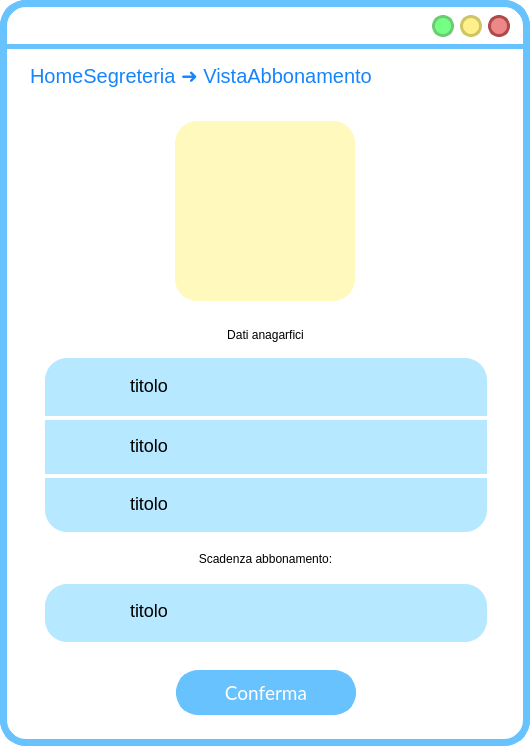
<?xml version="1.0" encoding="UTF-8"?>
<ui version="4.0">
 <class>mainWindow</class>
 <widget class="QMainWindow" name="mainWindow">
  <property name="geometry">
   <rect>
    <x>0</x>
    <y>0</y>
    <width>530</width>
    <height>746</height>
   </rect>
  </property>
  <property name="windowTitle">
   <string>MainWindow</string>
  </property>
  <property name="styleSheet">
   <string notr="true">QWidget{
background:rgb(255, 255, 255);
border-radius:26px;
border-color:rgb(104, 194, 253);
border-style: solid;
border-width:7;
}
QLabel{
border-width:0;
font: 20pt &quot;Lato Light&quot;;
}
QLineEdit{
border-width:0;
font: 14pt &quot;Lato Light&quot;;
}
QAbstractItemView {
    border: 3px solid  rgb(104, 194, 253);  
border-radius:8px;
  selection-background-color:  rgb(104, 194, 253);
margin:-2px;
text-align:center;
border-width:5;
}</string>
  </property>
  <widget class="QWidget" name="centralwidget">
   <widget class="QLabel" name="label">
    <property name="geometry">
     <rect>
      <x>0</x>
      <y>44</y>
      <width>641</width>
      <height>5</height>
     </rect>
    </property>
    <property name="styleSheet">
     <string notr="true">background-color:rgb(104, 194, 253);</string>
    </property>
    <property name="text">
     <string/>
    </property>
   </widget>
   <widget class="QPushButton" name="reduceButton">
    <property name="geometry">
     <rect>
      <x>432</x>
      <y>15</y>
      <width>22</width>
      <height>22</height>
     </rect>
    </property>
    <property name="sizePolicy">
     <sizepolicy hsizetype="Fixed" vsizetype="Fixed">
      <horstretch>0</horstretch>
      <verstretch>0</verstretch>
     </sizepolicy>
    </property>
    <property name="minimumSize">
     <size>
      <width>22</width>
      <height>22</height>
     </size>
    </property>
    <property name="maximumSize">
     <size>
      <width>24</width>
      <height>24</height>
     </size>
    </property>
    <property name="cursor">
     <cursorShape>PointingHandCursor</cursorShape>
    </property>
    <property name="styleSheet">
     <string notr="true">QPushButton{
 background-color:#76ff85;
 border-style: solid;
 border-radius:11px;
font: 18pt &quot;Candara&quot;;
border-color:#6bcc73;
border-width:3;
}

QPushButton::pressed{
	background-color : white;
	border-color:#6bcc73;
	border-width:3;
}
</string>
    </property>
    <property name="text">
     <string/>
    </property>
   </widget>
   <widget class="QPushButton" name="exitButton">
    <property name="geometry">
     <rect>
      <x>488</x>
      <y>15</y>
      <width>22</width>
      <height>22</height>
     </rect>
    </property>
    <property name="sizePolicy">
     <sizepolicy hsizetype="Fixed" vsizetype="Fixed">
      <horstretch>0</horstretch>
      <verstretch>0</verstretch>
     </sizepolicy>
    </property>
    <property name="minimumSize">
     <size>
      <width>22</width>
      <height>22</height>
     </size>
    </property>
    <property name="maximumSize">
     <size>
      <width>24</width>
      <height>24</height>
     </size>
    </property>
    <property name="cursor">
     <cursorShape>PointingHandCursor</cursorShape>
    </property>
    <property name="styleSheet">
     <string notr="true">QPushButton{
 background-color:#ee8888;
 border-style: solid;
 border-radius:11px;
font: 18pt &quot;Candara&quot;;
border-color:#ae4a4a;
border-width:3;
}

QPushButton::pressed{
	background-color : white;
	border-color:#ae4a4a;
	border-width:3;
}
</string>
    </property>
    <property name="text">
     <string/>
    </property>
   </widget>
   <widget class="QPushButton" name="maximizeButton">
    <property name="geometry">
     <rect>
      <x>460</x>
      <y>15</y>
      <width>22</width>
      <height>22</height>
     </rect>
    </property>
    <property name="sizePolicy">
     <sizepolicy hsizetype="Fixed" vsizetype="Fixed">
      <horstretch>0</horstretch>
      <verstretch>0</verstretch>
     </sizepolicy>
    </property>
    <property name="minimumSize">
     <size>
      <width>20</width>
      <height>20</height>
     </size>
    </property>
    <property name="maximumSize">
     <size>
      <width>24</width>
      <height>24</height>
     </size>
    </property>
    <property name="cursor">
     <cursorShape>PointingHandCursor</cursorShape>
    </property>
    <property name="styleSheet">
     <string notr="true">QPushButton{
 background-color:#fff08c	;
 border-style: solid;
 border-radius:11px;
font: 18pt &quot;Candara&quot;;
border-color:#ccc664;
border-width:3;
}

QPushButton::pressed{
	background-color : white;
	border-color:#ccc664;
	border-width:3;
}
</string>
    </property>
    <property name="text">
     <string/>
    </property>
   </widget>
   <widget class="QLabel" name="percorsoLabel">
    <property name="geometry">
     <rect>
      <x>30</x>
      <y>60</y>
      <width>431</width>
      <height>31</height>
     </rect>
    </property>
    <property name="styleSheet">
     <string notr="true">font-size: 20px;
text-align: left;
background-color: rgba(255, 255, 255,0);
color: #1684FC;
font: 14pt &quot;Lato&quot;;</string>
    </property>
    <property name="text">
     <string>HomeSegreteria ➜ VistaAbbonamento</string>
    </property>
   </widget>
   <widget class="QLabel" name="indietroLabel">
    <property name="geometry">
     <rect>
      <x>470</x>
      <y>60</y>
      <width>38</width>
      <height>38</height>
     </rect>
    </property>
    <property name="font">
     <font>
      <family>Lato Light</family>
      <pointsize>20</pointsize>
      <weight>50</weight>
      <italic>false</italic>
      <bold>false</bold>
     </font>
    </property>
    <property name="styleSheet">
     <string notr="true">QLabel{
left: 679px;
top: 140px;
width: 38px;
height: 38px;
border-radius: 33px;
background-color: rgba(173, 237, 255, 0);
}</string>
    </property>
    <property name="text">
     <string/>
    </property>
    <property name="pixmap">
     <pixmap>res/arrow_back_FILL1_wght700_GRAD200_opsz48_risultato.png</pixmap>
    </property>
    <property name="scaledContents">
     <bool>true</bool>
    </property>
    <property name="margin">
     <number>0</number>
    </property>
   </widget>
   <widget class="QLabel" name="qrCodeBigButton">
    <property name="geometry">
     <rect>
      <x>175</x>
      <y>121</y>
      <width>180</width>
      <height>180</height>
     </rect>
    </property>
    <property name="styleSheet">
     <string notr="true">QLabel{
left: 368px;
top: 159px;
width: 190px;
height: 185px;
line-height: 20px;
border-radius: 22px;
background-color: rgb(255, 249, 190);
color: rgba(16, 16, 16, 100);
font-size: 14px;
text-align: center;

}</string>
    </property>
    <property name="text">
     <string/>
    </property>
    <property name="pixmap">
     <pixmap>res/qr_code_2_FILL1_wght600_GRAD200_opsz48_risultato.png</pixmap>
    </property>
    <property name="scaledContents">
     <bool>true</bool>
    </property>
    <property name="margin">
     <number>17</number>
    </property>
    <property name="indent">
     <number>-1</number>
    </property>
   </widget>
   <widget class="QLabel" name="label_5">
    <property name="geometry">
     <rect>
      <x>10</x>
      <y>310</y>
      <width>511</width>
      <height>51</height>
     </rect>
    </property>
    <property name="styleSheet">
     <string notr="true">QLabel{
font: 25 18pt &quot;Lato Light&quot;;
background-color: rgba(255, 255, 255,0);
}</string>
    </property>
    <property name="text">
     <string>&lt;html&gt;&lt;head/&gt;&lt;body&gt;&lt;p align=&quot;center&quot;&gt;Dati anagarfici&lt;/p&gt;&lt;/body&gt;&lt;/html&gt;</string>
    </property>
   </widget>
   <widget class="QLabel" name="label_3">
    <property name="geometry">
     <rect>
      <x>45</x>
      <y>358</y>
      <width>442</width>
      <height>174</height>
     </rect>
    </property>
    <property name="styleSheet">
     <string notr="true">QLabel{
left: 244px;
top: 388px;
width: 442px;
height: 174px;
line-height: 20px;
border-radius: 22px;
background-color: rgb(182, 233, 255);
text-align: center;
}</string>
    </property>
    <property name="text">
     <string/>
    </property>
   </widget>
   <widget class="QLabel" name="label_4">
    <property name="geometry">
     <rect>
      <x>45</x>
      <y>416</y>
      <width>442</width>
      <height>4</height>
     </rect>
    </property>
    <property name="sizePolicy">
     <sizepolicy hsizetype="Fixed" vsizetype="Fixed">
      <horstretch>0</horstretch>
      <verstretch>0</verstretch>
     </sizepolicy>
    </property>
    <property name="styleSheet">
     <string notr="true">width: 442px;
height: 180px;
border-radius: 0;
background-color: rgb(255, 255, 255);
text-align: center;</string>
    </property>
    <property name="text">
     <string/>
    </property>
    <property name="scaledContents">
     <bool>true</bool>
    </property>
    <property name="alignment">
     <set>Qt::AlignCenter</set>
    </property>
    <property name="margin">
     <number>10</number>
    </property>
    <property name="indent">
     <number>0</number>
    </property>
   </widget>
   <widget class="QLabel" name="label_6">
    <property name="geometry">
     <rect>
      <x>45</x>
      <y>474</y>
      <width>442</width>
      <height>4</height>
     </rect>
    </property>
    <property name="sizePolicy">
     <sizepolicy hsizetype="Fixed" vsizetype="Fixed">
      <horstretch>0</horstretch>
      <verstretch>0</verstretch>
     </sizepolicy>
    </property>
    <property name="styleSheet">
     <string notr="true">width: 442px;
height: 180px;
border-radius: 0;
background-color: rgb(255, 255, 255);
text-align: center;</string>
    </property>
    <property name="text">
     <string/>
    </property>
    <property name="scaledContents">
     <bool>true</bool>
    </property>
    <property name="alignment">
     <set>Qt::AlignCenter</set>
    </property>
    <property name="margin">
     <number>10</number>
    </property>
    <property name="indent">
     <number>0</number>
    </property>
   </widget>
   <widget class="QLabel" name="label_9">
    <property name="geometry">
     <rect>
      <x>70</x>
      <y>370</y>
      <width>34</width>
      <height>34</height>
     </rect>
    </property>
    <property name="font">
     <font>
      <family>Lato Light</family>
      <pointsize>20</pointsize>
      <weight>50</weight>
      <italic>false</italic>
      <bold>false</bold>
     </font>
    </property>
    <property name="styleSheet">
     <string notr="true">QLabel{
left: 679px;
top: 140px;
width: 38px;
height: 38px;
border-radius: 33px;
background-color: rgba(173, 237, 255, 0);
}</string>
    </property>
    <property name="text">
     <string/>
    </property>
    <property name="pixmap">
     <pixmap>res/person_FILL1_wght600_GRAD200_opsz48_risultato.png</pixmap>
    </property>
    <property name="scaledContents">
     <bool>true</bool>
    </property>
    <property name="margin">
     <number>0</number>
    </property>
   </widget>
   <widget class="QLabel" name="label_10">
    <property name="geometry">
     <rect>
      <x>70</x>
      <y>430</y>
      <width>34</width>
      <height>34</height>
     </rect>
    </property>
    <property name="font">
     <font>
      <family>Lato Light</family>
      <pointsize>20</pointsize>
      <weight>50</weight>
      <italic>false</italic>
      <bold>false</bold>
     </font>
    </property>
    <property name="styleSheet">
     <string notr="true">QLabel{
left: 679px;
top: 140px;
width: 38px;
height: 38px;
border-radius: 33px;
background-color: rgba(173, 237, 255, 0);
}</string>
    </property>
    <property name="text">
     <string/>
    </property>
    <property name="pixmap">
     <pixmap>res/account_circle_FILL1_wght600_GRAD200_opsz48_risultato.png</pixmap>
    </property>
    <property name="scaledContents">
     <bool>true</bool>
    </property>
    <property name="margin">
     <number>0</number>
    </property>
   </widget>
   <widget class="QLabel" name="label_11">
    <property name="geometry">
     <rect>
      <x>70</x>
      <y>488</y>
      <width>34</width>
      <height>34</height>
     </rect>
    </property>
    <property name="font">
     <font>
      <family>Lato Light</family>
      <pointsize>20</pointsize>
      <weight>50</weight>
      <italic>false</italic>
      <bold>false</bold>
     </font>
    </property>
    <property name="styleSheet">
     <string notr="true">QLabel{
left: 679px;
top: 140px;
width: 38px;
height: 38px;
border-radius: 33px;
background-color: rgba(173, 237, 255, 0);
}</string>
    </property>
    <property name="text">
     <string/>
    </property>
    <property name="pixmap">
     <pixmap>res/badge_FILL1_wght600_GRAD200_opsz48_risultato.png</pixmap>
    </property>
    <property name="scaledContents">
     <bool>true</bool>
    </property>
    <property name="margin">
     <number>0</number>
    </property>
   </widget>
   <widget class="QLabel" name="nomeLabel">
    <property name="geometry">
     <rect>
      <x>130</x>
      <y>370</y>
      <width>311</width>
      <height>31</height>
     </rect>
    </property>
    <property name="styleSheet">
     <string notr="true">font-size: 18px;
text-align: left;
background-color: rgba(255, 255, 255,0);
</string>
    </property>
    <property name="text">
     <string>titolo</string>
    </property>
   </widget>
   <widget class="QLabel" name="cognomeLabe">
    <property name="geometry">
     <rect>
      <x>130</x>
      <y>430</y>
      <width>311</width>
      <height>31</height>
     </rect>
    </property>
    <property name="styleSheet">
     <string notr="true">font-size: 18px;
text-align: left;
background-color: rgba(255, 255, 255,0);
</string>
    </property>
    <property name="text">
     <string>titolo</string>
    </property>
   </widget>
   <widget class="QLabel" name="codiceFiscaleLabel">
    <property name="geometry">
     <rect>
      <x>130</x>
      <y>488</y>
      <width>311</width>
      <height>31</height>
     </rect>
    </property>
    <property name="styleSheet">
     <string notr="true">font-size: 18px;
text-align: left;
background-color: rgba(255, 255, 255,0);
</string>
    </property>
    <property name="text">
     <string>titolo</string>
    </property>
   </widget>
   <widget class="QLabel" name="label_7">
    <property name="geometry">
     <rect>
      <x>10</x>
      <y>534</y>
      <width>511</width>
      <height>51</height>
     </rect>
    </property>
    <property name="styleSheet">
     <string notr="true">QLabel{
font: 25 18pt &quot;Lato Light&quot;;
background-color: rgba(255, 255, 255,0);
}</string>
    </property>
    <property name="text">
     <string>&lt;html&gt;&lt;head/&gt;&lt;body&gt;&lt;p align=&quot;center&quot;&gt;Scadenza abbonamento:&lt;/p&gt;&lt;/body&gt;&lt;/html&gt;</string>
    </property>
   </widget>
   <widget class="QLabel" name="label_8">
    <property name="geometry">
     <rect>
      <x>45</x>
      <y>584</y>
      <width>442</width>
      <height>58</height>
     </rect>
    </property>
    <property name="styleSheet">
     <string notr="true">QLabel{
left: 244px;
top: 388px;
width: 442px;
height: 174px;
line-height: 20px;
border-radius: 22px;
background-color: rgb(182, 233, 255);
text-align: center;
}</string>
    </property>
    <property name="text">
     <string/>
    </property>
   </widget>
   <widget class="QLabel" name="label_12">
    <property name="geometry">
     <rect>
      <x>70</x>
      <y>593</y>
      <width>34</width>
      <height>34</height>
     </rect>
    </property>
    <property name="font">
     <font>
      <family>Lato Light</family>
      <pointsize>20</pointsize>
      <weight>50</weight>
      <italic>false</italic>
      <bold>false</bold>
     </font>
    </property>
    <property name="styleSheet">
     <string notr="true">QLabel{
left: 679px;
top: 140px;
width: 38px;
height: 38px;
border-radius: 33px;
background-color: rgba(173, 237, 255, 0);
}</string>
    </property>
    <property name="text">
     <string/>
    </property>
    <property name="pixmap">
     <pixmap>res/calendar_month_FILL1_wght600_GRAD200_opsz48_risultato.png</pixmap>
    </property>
    <property name="scaledContents">
     <bool>true</bool>
    </property>
    <property name="margin">
     <number>0</number>
    </property>
   </widget>
   <widget class="QLabel" name="dataLabel">
    <property name="geometry">
     <rect>
      <x>130</x>
      <y>595</y>
      <width>311</width>
      <height>31</height>
     </rect>
    </property>
    <property name="styleSheet">
     <string notr="true">font-size: 18px;
text-align: left;
background-color: rgba(255, 255, 255,0);
</string>
    </property>
    <property name="text">
     <string>titolo</string>
    </property>
   </widget>
   <widget class="QPushButton" name="confermaButton">
    <property name="geometry">
     <rect>
      <x>176</x>
      <y>670</y>
      <width>180</width>
      <height>45</height>
     </rect>
    </property>
    <property name="font">
     <font>
      <family>Lato</family>
      <pointsize>14</pointsize>
      <weight>50</weight>
      <italic>false</italic>
      <bold>false</bold>
     </font>
    </property>
    <property name="cursor">
     <cursorShape>PointingHandCursor</cursorShape>
    </property>
    <property name="autoFillBackground">
     <bool>false</bool>
    </property>
    <property name="styleSheet">
     <string notr="true">QPushButton{
 background-color:rgb(104, 194, 253);
 border-style: solid;
 border-radius:22px;
color: rgb(255, 255, 255);
font: 14pt &quot;Lato&quot;;
}

QPushButton::hover{


	border-color : rgb(15, 138, 204);
	color: white;
border-width:0;
}

QPushButton::pressed{
	border-color:rgb(104, 194, 253);
	border-width:4;
	background-color : white;
	color:rgb(104, 194, 253);
}
</string>
    </property>
    <property name="text">
     <string>Conferma</string>
    </property>
   </widget>
   <zorder>label_3</zorder>
   <zorder>label</zorder>
   <zorder>reduceButton</zorder>
   <zorder>exitButton</zorder>
   <zorder>maximizeButton</zorder>
   <zorder>percorsoLabel</zorder>
   <zorder>indietroLabel</zorder>
   <zorder>qrCodeBigButton</zorder>
   <zorder>label_5</zorder>
   <zorder>label_4</zorder>
   <zorder>label_6</zorder>
   <zorder>label_9</zorder>
   <zorder>label_10</zorder>
   <zorder>label_11</zorder>
   <zorder>nomeLabel</zorder>
   <zorder>cognomeLabe</zorder>
   <zorder>codiceFiscaleLabel</zorder>
   <zorder>label_7</zorder>
   <zorder>label_8</zorder>
   <zorder>label_12</zorder>
   <zorder>dataLabel</zorder>
   <zorder>confermaButton</zorder>
  </widget>
 </widget>
 <resources>
  <include location="../../../AppData/Local/Temp/res.qrc"/>
  <include location="../../../AppData/Local/Temp/res/res.qrc"/>
 </resources>
 <connections/>
</ui>
